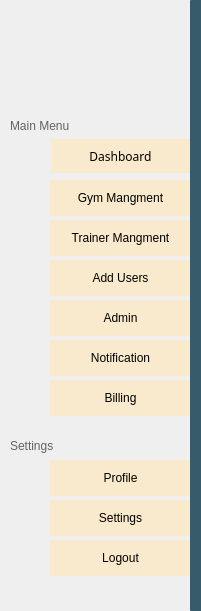
      <widget class="QWidget" name="widget_3" native="true">
       <property name="geometry">
        <rect>
         <x>9</x>
         <y>9</y>
         <width>201</width>
         <height>611</height>
        </rect>
       </property>
       <property name="styleSheet">
        <string notr="true">border-right-color: rgb(152, 183, 162);
border:solid 10px;</string>
       </property>
       <widget class="QLabel" name="label_2">
        <property name="geometry">
         <rect>
          <x>10</x>
          <y>110</y>
          <width>111</width>
          <height>31</height>
         </rect>
        </property>
        <property name="styleSheet">
         <string notr="true">font: 14pt &quot;Yeasty Flavors&quot;;
color: rgba(0, 0, 0, 150);</string>
        </property>
        <property name="text">
         <string>Main Menu</string>
        </property>
       </widget>
       <widget class="QPushButton" name="Dashboardbtn">
        <property name="geometry">
         <rect>
          <x>50</x>
          <y>138</y>
          <width>141</width>
          <height>36</height>
         </rect>
        </property>
        <property name="font">
         <font>
          <family>Yeasty Flavors</family>
          <pointsize>9</pointsize>
          <italic>false</italic>
          <bold>false</bold>
         </font>
        </property>
        <property name="styleSheet">
         <string notr="true">background-color: rgb(249, 234, 205);
    padding: 10px;
color: rgb(0, 0, 0);
font: 9pt &quot;Yeasty Flavors&quot;;
    border: none;
    border-radius: 25px;
hover background-color: #008FC1;
margin:1px</string>
        </property>
        <property name="text">
         <string>Dashboard</string>
        </property>
       </widget>
       <widget class="QPushButton" name="GymMangbtn">
        <property name="geometry">
         <rect>
          <x>50</x>
          <y>180</y>
          <width>141</width>
          <height>36</height>
         </rect>
        </property>
        <property name="styleSheet">
         <string notr="true">background-color: rgb(249, 234, 205);
    padding: 10px;
color: rgb(0, 0, 0);
font: 9pt &quot;Yeasty Flavors&quot;;
    border: none;
    border-radius: 25px;
hover background-color: #008FC1;</string>
        </property>
        <property name="text">
         <string>Gym Mangment</string>
        </property>
       </widget>
       <widget class="QPushButton" name="TMbtn">
        <property name="geometry">
         <rect>
          <x>50</x>
          <y>220</y>
          <width>141</width>
          <height>36</height>
         </rect>
        </property>
        <property name="styleSheet">
         <string notr="true">background-color: rgb(249, 234, 205);
    padding: 10px;
color: rgb(0, 0, 0);
font: 9pt &quot;Yeasty Flavors&quot;;
    border: none;
    border-radius: 25px;
hover background-color: #008FC1;</string>
        </property>
        <property name="text">
         <string>Trainer Mangment</string>
        </property>
       </widget>
       <widget class="QPushButton" name="Aubtn">
        <property name="geometry">
         <rect>
          <x>50</x>
          <y>260</y>
          <width>141</width>
          <height>36</height>
         </rect>
        </property>
        <property name="styleSheet">
         <string notr="true">background-color: rgb(249, 234, 205);
    padding: 10px;
color: rgb(0, 0, 0);
font: 9pt &quot;Yeasty Flavors&quot;;
    border: none;
    border-radius: 25px;
hover background-color: #008FC1;</string>
        </property>
        <property name="text">
         <string>Add Users</string>
        </property>
       </widget>
       <widget class="QPushButton" name="Dashboard_5">
        <property name="geometry">
         <rect>
          <x>50</x>
          <y>300</y>
          <width>141</width>
          <height>36</height>
         </rect>
        </property>
        <property name="styleSheet">
         <string notr="true">background-color: rgb(249, 234, 205);
    padding: 10px;
color: rgb(0, 0, 0);
font: 9pt &quot;Yeasty Flavors&quot;;
    border: none;
    border-radius: 25px;
hover background-color: #008FC1;</string>
        </property>
        <property name="text">
         <string>Admin</string>
        </property>
       </widget>
       <widget class="QPushButton" name="Notibtn">
        <property name="geometry">
         <rect>
          <x>50</x>
          <y>340</y>
          <width>141</width>
          <height>36</height>
         </rect>
        </property>
        <property name="styleSheet">
         <string notr="true">background-color: rgb(249, 234, 205);
    padding: 10px;
color: rgb(0, 0, 0);
font: 9pt &quot;Yeasty Flavors&quot;;
    border: none;
    border-radius: 25px;
hover background-color: #008FC1;</string>
        </property>
        <property name="text">
         <string>Notification</string>
        </property>
       </widget>
       <widget class="QLabel" name="TrainerMangmentIcon">
        <property name="geometry">
         <rect>
          <x>10</x>
          <y>220</y>
          <width>41</width>
          <height>40</height>
         </rect>
        </property>
        <property name="text">
         <string/>
        </property>
        <property name="pixmap">
         <pixmap>../../../Downloads/group-of-businessmen-svgrepo-com.svg</pixmap>
        </property>
        <property name="scaledContents">
         <bool>true</bool>
        </property>
       </widget>
       <widget class="QLabel" name="DashBoardIcon">
        <property name="geometry">
         <rect>
          <x>10</x>
          <y>140</y>
          <width>40</width>
          <height>40</height>
         </rect>
        </property>
        <property name="styleSheet">
         <string notr="true"/>
        </property>
        <property name="text">
         <string/>
        </property>
        <property name="pixmap">
         <pixmap>../../../Downloads/dashboard-svgrepo-com.svg</pixmap>
        </property>
        <property name="scaledContents">
         <bool>true</bool>
        </property>
       </widget>
       <widget class="QLabel" name="GymManmentIcon">
        <property name="geometry">
         <rect>
          <x>10</x>
          <y>180</y>
          <width>40</width>
          <height>40</height>
         </rect>
        </property>
        <property name="font">
         <font>
          <bold>false</bold>
         </font>
        </property>
        <property name="styleSheet">
         <string notr="true">padding:7px;</string>
        </property>
        <property name="text">
         <string/>
        </property>
        <property name="pixmap">
         <pixmap>../../../Downloads/gym-dumbbell-svgrepo-com.svg</pixmap>
        </property>
        <property name="scaledContents">
         <bool>true</bool>
        </property>
       </widget>
       <widget class="QLabel" name="AddUserIcon">
        <property name="geometry">
         <rect>
          <x>10</x>
          <y>260</y>
          <width>40</width>
          <height>40</height>
         </rect>
        </property>
        <property name="text">
         <string/>
        </property>
        <property name="pixmap">
         <pixmap>../../../Downloads/add-user-svgrepo-com.svg</pixmap>
        </property>
        <property name="scaledContents">
         <bool>true</bool>
        </property>
       </widget>
       <widget class="QLabel" name="AdminIcon">
        <property name="geometry">
         <rect>
          <x>10</x>
          <y>300</y>
          <width>40</width>
          <height>40</height>
         </rect>
        </property>
        <property name="styleSheet">
         <string notr="true">padding:7px</string>
        </property>
        <property name="text">
         <string/>
        </property>
        <property name="pixmap">
         <pixmap>../../../Downloads/user-admin-svgrepo-com.svg</pixmap>
        </property>
        <property name="scaledContents">
         <bool>true</bool>
        </property>
       </widget>
       <widget class="QLabel" name="NotificattionIcon">
        <property name="geometry">
         <rect>
          <x>10</x>
          <y>340</y>
          <width>40</width>
          <height>40</height>
         </rect>
        </property>
        <property name="styleSheet">
         <string notr="true">padding:7px</string>
        </property>
        <property name="text">
         <string/>
        </property>
        <property name="pixmap">
         <pixmap>../../../Downloads/notification-bell-1397-svgrepo-com.svg</pixmap>
        </property>
        <property name="scaledContents">
         <bool>true</bool>
        </property>
       </widget>
       <widget class="QPushButton" name="Billbtn">
        <property name="geometry">
         <rect>
          <x>50</x>
          <y>380</y>
          <width>141</width>
          <height>36</height>
         </rect>
        </property>
        <property name="styleSheet">
         <string notr="true">background-color: rgb(249, 234, 205);
    padding: 10px;
color: rgb(0, 0, 0);
font: 9pt &quot;Yeasty Flavors&quot;;
    border: none;
    border-radius: 25px;
hover background-color: #008FC1;</string>
        </property>
        <property name="text">
         <string>Billing</string>
        </property>
       </widget>
       <widget class="QLabel" name="BillingIcon">
        <property name="geometry">
         <rect>
          <x>10</x>
          <y>380</y>
          <width>40</width>
          <height>40</height>
         </rect>
        </property>
        <property name="styleSheet">
         <string notr="true">padding:7px</string>
        </property>
        <property name="text">
         <string/>
        </property>
        <property name="pixmap">
         <pixmap>../../../Downloads/invoice-bill-svgrepo-com.svg</pixmap>
        </property>
        <property name="scaledContents">
         <bool>true</bool>
        </property>
       </widget>
       <widget class="QLabel" name="BillingIcon_2">
        <property name="geometry">
         <rect>
          <x>10</x>
          <y>460</y>
          <width>40</width>
          <height>40</height>
         </rect>
        </property>
        <property name="styleSheet">
         <string notr="true">padding:7px
</string>
        </property>
        <property name="text">
         <string/>
        </property>
        <property name="pixmap">
         <pixmap>../../../Downloads/profile-round-1342-svgrepo-com.svg</pixmap>
        </property>
        <property name="scaledContents">
         <bool>true</bool>
        </property>
       </widget>
       <widget class="QPushButton" name="ProfileBtn">
        <property name="geometry">
         <rect>
          <x>50</x>
          <y>460</y>
          <width>141</width>
          <height>36</height>
         </rect>
        </property>
        <property name="styleSheet">
         <string notr="true">background-color: rgb(249, 234, 205);
    padding: 10px;
color: rgb(0, 0, 0);
font: 9pt &quot;Yeasty Flavors&quot;;
    border: none;
    border-radius: 25px;
hover background-color: #008FC1;</string>
        </property>
        <property name="text">
         <string>Profile</string>
        </property>
       </widget>
       <widget class="QLabel" name="BillingIcon_3">
        <property name="geometry">
         <rect>
          <x>10</x>
          <y>500</y>
          <width>41</width>
          <height>40</height>
         </rect>
        </property>
        <property name="text">
         <string/>
        </property>
        <property name="pixmap">
         <pixmap>../../../Downloads/setting-4-svgrepo-com.svg</pixmap>
        </property>
        <property name="scaledContents">
         <bool>true</bool>
        </property>
       </widget>
       <widget class="QPushButton" name="SettingBtn">
        <property name="geometry">
         <rect>
          <x>50</x>
          <y>500</y>
          <width>141</width>
          <height>36</height>
         </rect>
        </property>
        <property name="styleSheet">
         <string notr="true">background-color: rgb(249, 234, 205);
    padding: 10px;
color: rgb(0, 0, 0);
font: 9pt &quot;Yeasty Flavors&quot;;
    border: none;
    border-radius: 25px;
hover background-color: #008FC1;</string>
        </property>
        <property name="text">
         <string>Settings</string>
        </property>
       </widget>
       <widget class="QLabel" name="BillingIcon_4">
        <property name="geometry">
         <rect>
          <x>10</x>
          <y>540</y>
          <width>40</width>
          <height>40</height>
         </rect>
        </property>
        <property name="styleSheet">
         <string notr="true">padding:5px;
padding-left:10px;</string>
        </property>
        <property name="text">
         <string/>
        </property>
        <property name="pixmap">
         <pixmap>../../../Downloads/logout-svgrepo-com.svg</pixmap>
        </property>
        <property name="scaledContents">
         <bool>true</bool>
        </property>
       </widget>
       <widget class="QPushButton" name="LogOutBtn">
        <property name="geometry">
         <rect>
          <x>50</x>
          <y>540</y>
          <width>141</width>
          <height>36</height>
         </rect>
        </property>
        <property name="styleSheet">
         <string notr="true">background-color: rgb(249, 234, 205);
    padding: 10px;
color: rgb(0, 0, 0);
font: 9pt &quot;Yeasty Flavors&quot;;
    border: none;
    border-radius: 25px;
hover background-color: #dcdcdc;
</string>
        </property>
        <property name="text">
         <string>Logout</string>
        </property>
       </widget>
       <widget class="QLabel" name="label_4">
        <property name="geometry">
         <rect>
          <x>10</x>
          <y>430</y>
          <width>111</width>
          <height>31</height>
         </rect>
        </property>
        <property name="styleSheet">
         <string notr="true">color: rgba(0, 0, 0, 150);
font: 14pt &quot;Yeasty Flavors&quot;;</string>
        </property>
        <property name="text">
         <string>Settings</string>
        </property>
       </widget>
       <widget class="QLabel" name="logo">
        <property name="geometry">
         <rect>
          <x>0</x>
          <y>0</y>
          <width>131</width>
          <height>111</height>
         </rect>
        </property>
        <property name="text">
         <string/>
        </property>
        <property name="pixmap">
         <pixmap>../../../Downloads/ChatGPT Image Apr 15, 2025, 10_53_31 PM.png</pixmap>
        </property>
        <property name="scaledContents">
         <bool>true</bool>
        </property>
       </widget>
       <widget class="QWidget" name="widget_7" native="true">
        <property name="geometry">
         <rect>
          <x>190</x>
          <y>0</y>
          <width>20</width>
          <height>611</height>
         </rect>
        </property>
        <property name="styleSheet">
         <string notr="true">background-color: rgb(55, 91, 106);
border-radius:1px</string>
        </property>
       </widget>
      </widget>
